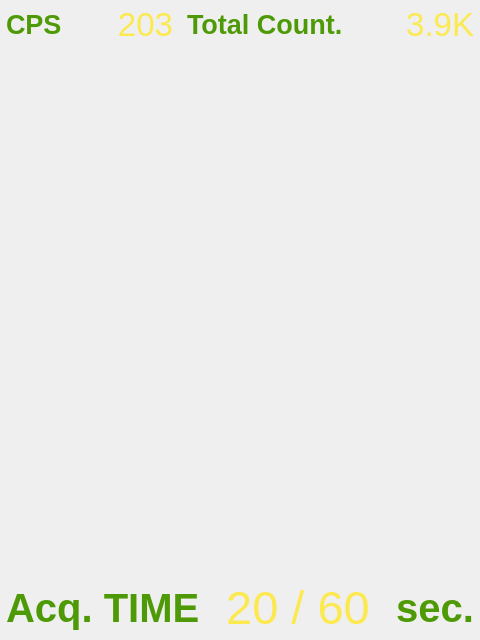
<?xml version="1.0" encoding="UTF-8"?>
<ui version="4.0">
 <class>BackgroundScreen</class>
 <widget class="QWidget" name="BackgroundScreen">
  <property name="geometry">
   <rect>
    <x>0</x>
    <y>0</y>
    <width>480</width>
    <height>640</height>
   </rect>
  </property>
  <property name="windowTitle">
   <string>Form</string>
  </property>
  <layout class="QGridLayout" name="gridLayout_2" columnstretch="3,0,5">
   <property name="leftMargin">
    <number>0</number>
   </property>
   <property name="topMargin">
    <number>6</number>
   </property>
   <property name="rightMargin">
    <number>0</number>
   </property>
   <property name="bottomMargin">
    <number>6</number>
   </property>
   <property name="horizontalSpacing">
    <number>0</number>
   </property>
   <property name="verticalSpacing">
    <number>6</number>
   </property>
   <item row="2" column="0" colspan="3">
    <widget class="SpectrumView" name="chart" native="true">
     <property name="sizePolicy">
      <sizepolicy hsizetype="Preferred" vsizetype="Preferred">
       <horstretch>0</horstretch>
       <verstretch>1</verstretch>
      </sizepolicy>
     </property>
     <property name="font">
      <font/>
     </property>
    </widget>
   </item>
   <item row="0" column="1">
    <widget class="SolidView" name="hline1" native="true">
     <property name="sizePolicy">
      <sizepolicy hsizetype="Fixed" vsizetype="Preferred">
       <horstretch>0</horstretch>
       <verstretch>0</verstretch>
      </sizepolicy>
     </property>
     <property name="minimumSize">
      <size>
       <width>2</width>
       <height>0</height>
      </size>
     </property>
     <property name="maximumSize">
      <size>
       <width>2</width>
       <height>16777215</height>
      </size>
     </property>
    </widget>
   </item>
   <item row="3" column="0" colspan="3">
    <widget class="SolidView" name="vline2" native="true">
     <property name="sizePolicy">
      <sizepolicy hsizetype="Preferred" vsizetype="Fixed">
       <horstretch>0</horstretch>
       <verstretch>0</verstretch>
      </sizepolicy>
     </property>
     <property name="minimumSize">
      <size>
       <width>0</width>
       <height>2</height>
      </size>
     </property>
     <property name="maximumSize">
      <size>
       <width>16777215</width>
       <height>2</height>
      </size>
     </property>
    </widget>
   </item>
   <item row="4" column="0" colspan="3">
    <layout class="QHBoxLayout" name="layoutAcq">
     <property name="leftMargin">
      <number>6</number>
     </property>
     <property name="topMargin">
      <number>0</number>
     </property>
     <property name="rightMargin">
      <number>6</number>
     </property>
     <item>
      <widget class="QLabel" name="acqTime">
       <property name="font">
        <font>
         <pointsize>30</pointsize>
         <weight>75</weight>
         <bold>true</bold>
        </font>
       </property>
       <property name="styleSheet">
        <string notr="true">color: rgb(78, 154, 6);</string>
       </property>
       <property name="text">
        <string>Acq. TIME</string>
       </property>
       <property name="wordWrap">
        <bool>false</bool>
       </property>
      </widget>
     </item>
     <item>
      <widget class="QLabel" name="acqCounter">
       <property name="sizePolicy">
        <sizepolicy hsizetype="Expanding" vsizetype="Preferred">
         <horstretch>0</horstretch>
         <verstretch>0</verstretch>
        </sizepolicy>
       </property>
       <property name="font">
        <font>
         <pointsize>35</pointsize>
        </font>
       </property>
       <property name="styleSheet">
        <string notr="true">color: rgb(252, 233, 79);</string>
       </property>
       <property name="text">
        <string>20 / 60</string>
       </property>
       <property name="alignment">
        <set>Qt::AlignCenter</set>
       </property>
      </widget>
     </item>
     <item>
      <widget class="QLabel" name="acqSec">
       <property name="font">
        <font>
         <pointsize>30</pointsize>
         <weight>75</weight>
         <bold>true</bold>
        </font>
       </property>
       <property name="styleSheet">
        <string notr="true">color: rgb(78, 154, 6);</string>
       </property>
       <property name="text">
        <string>sec.</string>
       </property>
       <property name="alignment">
        <set>Qt::AlignRight|Qt::AlignTrailing|Qt::AlignVCenter</set>
       </property>
      </widget>
     </item>
    </layout>
   </item>
   <item row="0" column="0">
    <layout class="QHBoxLayout" name="layoutCps">
     <property name="leftMargin">
      <number>6</number>
     </property>
     <property name="rightMargin">
      <number>6</number>
     </property>
     <item>
      <widget class="QLabel" name="tvCps">
       <property name="font">
        <font>
         <pointsize>20</pointsize>
         <weight>75</weight>
         <bold>true</bold>
        </font>
       </property>
       <property name="styleSheet">
        <string notr="true">color: rgb(78, 154, 6);</string>
       </property>
       <property name="text">
        <string>CPS</string>
       </property>
      </widget>
     </item>
     <item>
      <widget class="QLabel" name="cps">
       <property name="font">
        <font>
         <pointsize>25</pointsize>
        </font>
       </property>
       <property name="styleSheet">
        <string notr="true">color: rgb(252, 233, 79);</string>
       </property>
       <property name="text">
        <string>203</string>
       </property>
       <property name="alignment">
        <set>Qt::AlignRight|Qt::AlignTrailing|Qt::AlignVCenter</set>
       </property>
      </widget>
     </item>
    </layout>
   </item>
   <item row="1" column="0" colspan="3">
    <widget class="SolidView" name="vline1" native="true">
     <property name="sizePolicy">
      <sizepolicy hsizetype="Expanding" vsizetype="Fixed">
       <horstretch>0</horstretch>
       <verstretch>0</verstretch>
      </sizepolicy>
     </property>
     <property name="minimumSize">
      <size>
       <width>0</width>
       <height>2</height>
      </size>
     </property>
     <property name="maximumSize">
      <size>
       <width>16777215</width>
       <height>2</height>
      </size>
     </property>
    </widget>
   </item>
   <item row="0" column="2">
    <layout class="QHBoxLayout" name="layoutCount">
     <property name="leftMargin">
      <number>6</number>
     </property>
     <property name="rightMargin">
      <number>6</number>
     </property>
     <item>
      <widget class="QLabel" name="tvCount">
       <property name="font">
        <font>
         <pointsize>20</pointsize>
         <weight>75</weight>
         <bold>true</bold>
        </font>
       </property>
       <property name="styleSheet">
        <string notr="true">color: rgb(78, 154, 6);</string>
       </property>
       <property name="text">
        <string>Total Count.</string>
       </property>
      </widget>
     </item>
     <item>
      <widget class="QLabel" name="count">
       <property name="font">
        <font>
         <pointsize>25</pointsize>
        </font>
       </property>
       <property name="styleSheet">
        <string notr="true">color: rgb(252, 233, 79);</string>
       </property>
       <property name="text">
        <string>3.9K</string>
       </property>
       <property name="alignment">
        <set>Qt::AlignRight|Qt::AlignTrailing|Qt::AlignVCenter</set>
       </property>
      </widget>
     </item>
    </layout>
   </item>
  </layout>
 </widget>
 <customwidgets>
  <customwidget>
   <class>SolidView</class>
   <extends>QWidget</extends>
   <header>Common/Widget/SolidView.h</header>
   <container>1</container>
  </customwidget>
  <customwidget>
   <class>SpectrumView</class>
   <extends>QWidget</extends>
   <header>Common/Widget/SpectrumView.h</header>
   <container>1</container>
  </customwidget>
 </customwidgets>
 <resources/>
 <connections/>
</ui>
